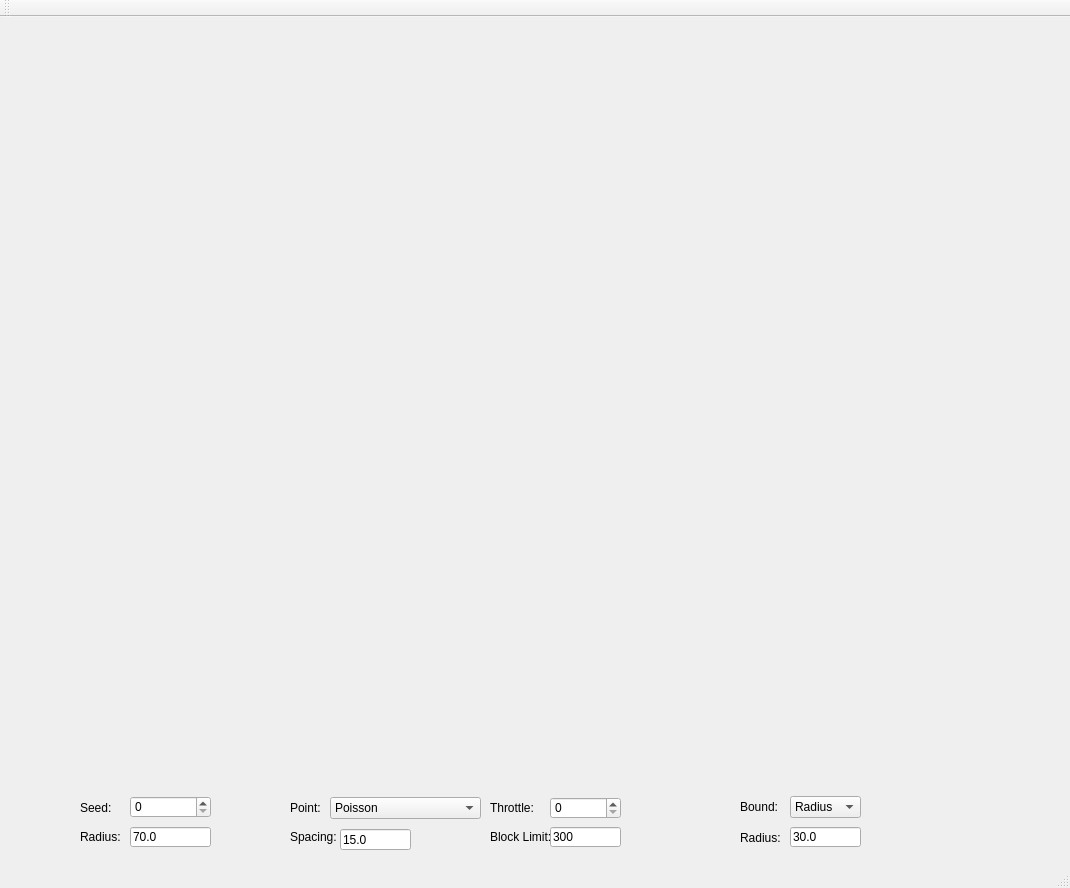
<?xml version="1.0" encoding="UTF-8"?>
<ui version="4.0">
 <class>DCEL_DemoClass</class>
 <widget class="QMainWindow" name="DCEL_DemoClass">
  <property name="geometry">
   <rect>
    <x>0</x>
    <y>0</y>
    <width>1070</width>
    <height>888</height>
   </rect>
  </property>
  <property name="windowTitle">
   <string>DCEL_Demo</string>
  </property>
  <widget class="QWidget" name="centralWidget">
   <widget class="RenderArea" name="renderWidget" native="true">
    <property name="geometry">
     <rect>
      <x>10</x>
      <y>10</y>
      <width>1051</width>
      <height>761</height>
     </rect>
    </property>
   </widget>
   <widget class="QComboBox" name="pointTypeBox">
    <property name="geometry">
     <rect>
      <x>330</x>
      <y>780</y>
      <width>151</width>
      <height>22</height>
     </rect>
    </property>
    <item>
     <property name="text">
      <string>Poisson</string>
     </property>
    </item>
    <item>
     <property name="text">
      <string>Biased Poisson</string>
     </property>
    </item>
    <item>
     <property name="text">
      <string>Grid</string>
     </property>
    </item>
    <item>
     <property name="text">
      <string>Random Offset Grid</string>
     </property>
    </item>
    <item>
     <property name="text">
      <string>Simplex Offset Grid</string>
     </property>
    </item>
    <item>
     <property name="text">
      <string>Complex Grid</string>
     </property>
    </item>
    <item>
     <property name="text">
      <string>Road Override</string>
     </property>
    </item>
   </widget>
   <widget class="QSpinBox" name="throttle">
    <property name="geometry">
     <rect>
      <x>550</x>
      <y>780</y>
      <width>71</width>
      <height>22</height>
     </rect>
    </property>
   </widget>
   <widget class="QSpinBox" name="seed">
    <property name="geometry">
     <rect>
      <x>130</x>
      <y>779</y>
      <width>81</width>
      <height>22</height>
     </rect>
    </property>
   </widget>
   <widget class="QLabel" name="label">
    <property name="geometry">
     <rect>
      <x>80</x>
      <y>780</y>
      <width>51</width>
      <height>21</height>
     </rect>
    </property>
    <property name="text">
     <string>Seed:</string>
    </property>
   </widget>
   <widget class="QLabel" name="label_2">
    <property name="geometry">
     <rect>
      <x>490</x>
      <y>780</y>
      <width>51</width>
      <height>21</height>
     </rect>
    </property>
    <property name="text">
     <string>Throttle:</string>
    </property>
   </widget>
   <widget class="QLabel" name="label_3">
    <property name="geometry">
     <rect>
      <x>290</x>
      <y>780</y>
      <width>41</width>
      <height>21</height>
     </rect>
    </property>
    <property name="text">
     <string>Point:</string>
    </property>
   </widget>
   <widget class="QComboBox" name="boundTypeBox">
    <property name="geometry">
     <rect>
      <x>790</x>
      <y>779</y>
      <width>71</width>
      <height>22</height>
     </rect>
    </property>
    <item>
     <property name="text">
      <string>Radius</string>
     </property>
    </item>
    <item>
     <property name="text">
      <string>Box</string>
     </property>
    </item>
    <item>
     <property name="text">
      <string>Fill</string>
     </property>
    </item>
   </widget>
   <widget class="QLabel" name="label_4">
    <property name="geometry">
     <rect>
      <x>740</x>
      <y>780</y>
      <width>51</width>
      <height>20</height>
     </rect>
    </property>
    <property name="text">
     <string>Bound:</string>
    </property>
   </widget>
   <widget class="QLineEdit" name="pointSpacing">
    <property name="geometry">
     <rect>
      <x>340</x>
      <y>812</y>
      <width>71</width>
      <height>21</height>
     </rect>
    </property>
    <property name="text">
     <string>15.0</string>
    </property>
   </widget>
   <widget class="QLabel" name="label_5">
    <property name="geometry">
     <rect>
      <x>290</x>
      <y>810</y>
      <width>51</width>
      <height>20</height>
     </rect>
    </property>
    <property name="text">
     <string>Spacing:</string>
    </property>
   </widget>
   <widget class="QLineEdit" name="pointCount">
    <property name="geometry">
     <rect>
      <x>550</x>
      <y>810</y>
      <width>71</width>
      <height>20</height>
     </rect>
    </property>
    <property name="text">
     <string>300</string>
    </property>
   </widget>
   <widget class="QLabel" name="label_6">
    <property name="geometry">
     <rect>
      <x>490</x>
      <y>810</y>
      <width>61</width>
      <height>20</height>
     </rect>
    </property>
    <property name="text">
     <string>Block Limit:</string>
    </property>
   </widget>
   <widget class="QLineEdit" name="centerRadius">
    <property name="geometry">
     <rect>
      <x>790</x>
      <y>810</y>
      <width>71</width>
      <height>20</height>
     </rect>
    </property>
    <property name="text">
     <string>30.0</string>
    </property>
   </widget>
   <widget class="QLabel" name="label_7">
    <property name="geometry">
     <rect>
      <x>740</x>
      <y>810</y>
      <width>51</width>
      <height>21</height>
     </rect>
    </property>
    <property name="text">
     <string>Radius:</string>
    </property>
   </widget>
   <widget class="QLabel" name="label_8">
    <property name="geometry">
     <rect>
      <x>80</x>
      <y>809</y>
      <width>51</width>
      <height>21</height>
     </rect>
    </property>
    <property name="text">
     <string>Radius:</string>
    </property>
   </widget>
   <widget class="QLineEdit" name="globalRadius">
    <property name="geometry">
     <rect>
      <x>130</x>
      <y>810</y>
      <width>81</width>
      <height>20</height>
     </rect>
    </property>
    <property name="text">
     <string>70.0</string>
    </property>
   </widget>
  </widget>
  <widget class="QMenuBar" name="menuBar">
   <property name="geometry">
    <rect>
     <x>0</x>
     <y>0</y>
     <width>1070</width>
     <height>21</height>
    </rect>
   </property>
  </widget>
  <widget class="QToolBar" name="mainToolBar">
   <attribute name="toolBarArea">
    <enum>TopToolBarArea</enum>
   </attribute>
   <attribute name="toolBarBreak">
    <bool>false</bool>
   </attribute>
  </widget>
  <widget class="QStatusBar" name="statusBar"/>
 </widget>
 <layoutdefault spacing="6" margin="11"/>
 <customwidgets>
  <customwidget>
   <class>RenderArea</class>
   <extends>QWidget</extends>
   <header>renderArea.h</header>
   <container>1</container>
   <slots>
    <slot>on_renderButton_clicked()</slot>
   </slots>
  </customwidget>
 </customwidgets>
 <resources>
  <include location="DCEL_Demo.qrc"/>
 </resources>
 <connections/>
 <slots>
  <slot>on_renderButton_clicked()</slot>
 </slots>
</ui>
